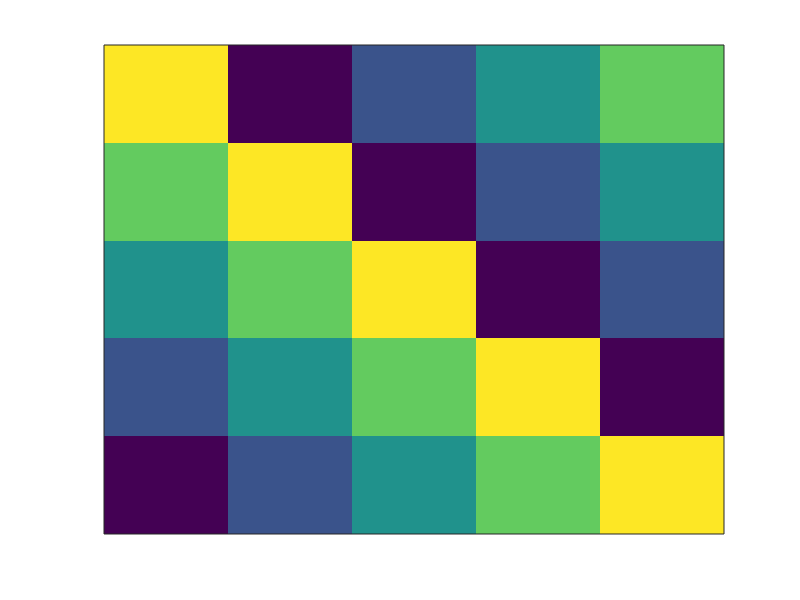

MATLAB code to generate this figure: (Note: this script raises an error after producing the figure.)
clear
clc
n = input('Enter the dimensions n:');
A = zeros (n);
for i = 1:n;
    for j = 1:n;
        for k = 1:n-1;
            if (i==j);
            A(i,j) = n;
            end
            if (i>j && j==i-k);
                A(i,j) = n-k;
            end
            if (j>i && i==j-k);
                A(i,j) = n+k;
            end
        end
    end
end
A
for t=1:200
    for i=1:n
        for j=1:n
            A(i,j)=A(i,j)+1;
            if(A(i,j)>n)
                A(i,j)=A(i,j)-n;
            end
        end
    end
    imagesc(A);
    set(gca,'XTick',[]);
    set(gca,'YTick',[]);
    S(t)=getframe();
end
movie2avi(S,'G_Decreasing_Distribution.avi')